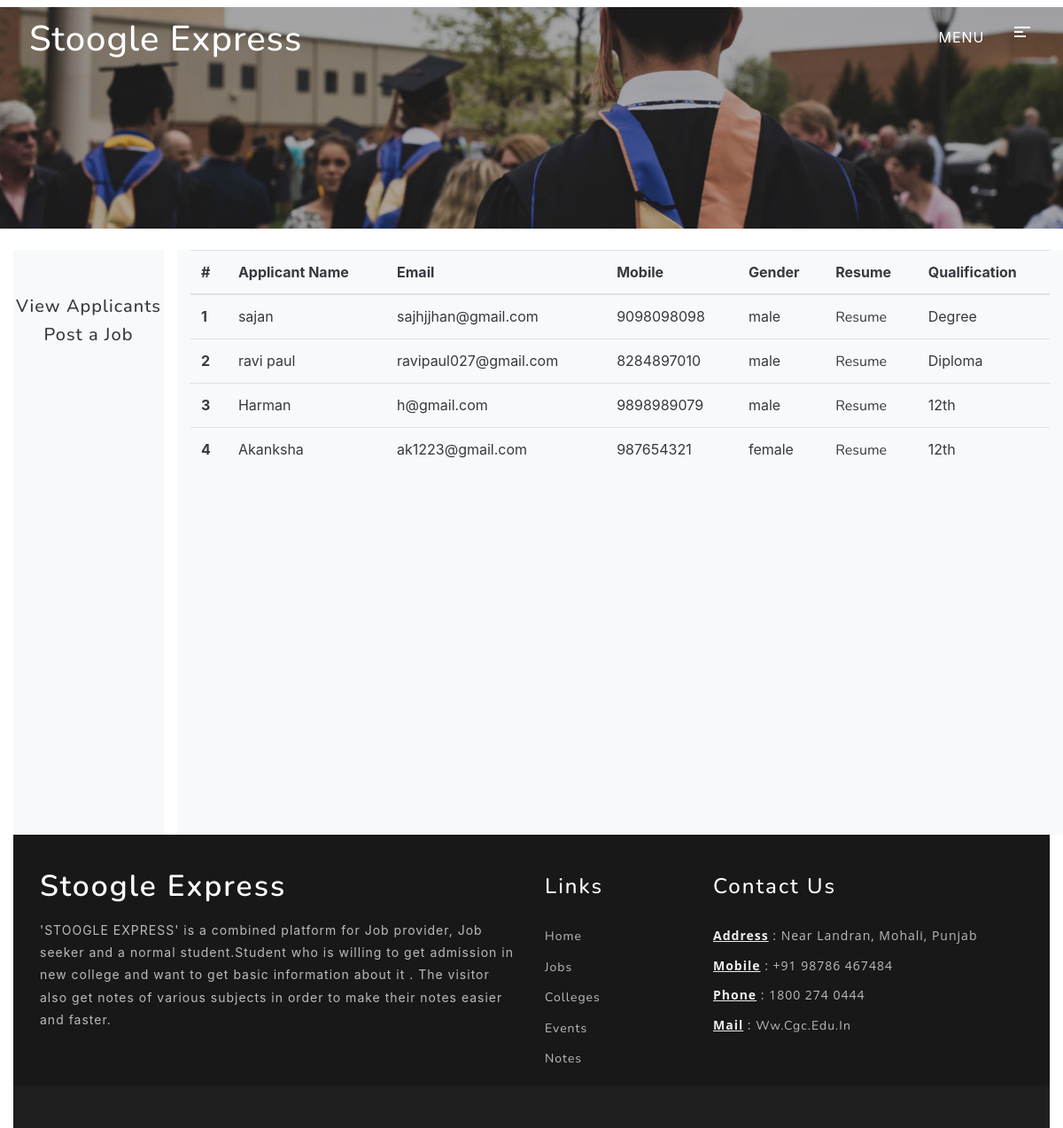
The app's page /profile.php with its own data.
### tables this page shows
CREATE TABLE `student` (
  `name` varchar(255) NOT NULL,
  `email` varchar(255) NOT NULL,
  `mobile` bigint(255) NOT NULL,
  `gender` varchar(255) NOT NULL,
  `resume` varchar(2000) NOT NULL,
  `qual` varchar(255) NOT NULL
);

### profile.php (the view, shortened to what this page needs)
  <?php
    include("header.php");
 ?>
 <?php
                  $r=1;
                  $con=mysqli_connect("localhost","root","","stoogle");
          $sel="select * from  student ORDER BY name DESC ";
          $run=mysqli_query($con,$sel);
        ?>
<!DOCTYPE html>
<html>
<head>
	<link rel="stylesheet" href="https://stackpath.bootstrapcdn.com/bootstrap/4.3.1/css/bootstrap.min.css">
</head>
<body>
<br>
	<div class="container-fluid">
		<div class="row">
			<div class="leftpane col-xl-2 col-lg-2 col-sm-2 text-dark text-center">
				<div class="contentbox pt-5 pb-5 bg-light">
					<div class="box mt-1 " data-target="#upload"><h5>View Applicants </h5></div>
					<div class="box mt-1"><a href="#" data-toggle="modal" data-target="#upload"><h5>Post a Job</h5></a></div>
				</div>
			</div>
			<div id="fill" class="col-lg-10 col-xl-10 col-sm-10 bg-light text-dark" area-hidden="true" >
				<table class="table text-dark">
				  <thead>
				    <tr>
				      <th scope="col">#</th>
				      <th scope="col">Applicant Name</th>
				      <th scope="col">Email</th>
				      <th scope="col">Mobile</th>
				      <th scope="col">Gender</th>
				      <th scope="col">Resume</th>
				      <th scope="col">Qualification</th>
				    </tr>
				  </thead>
				  <tbody>
				    <tr>   <?php
          while($row=mysqli_fetch_array($run))
          {
              ?>
				      <th scope="row"><?php echo $r ?></th>
				      <td><?php echo $row['name']; ?></td>
				      <td><?php echo $row['email']; ?></td>
				      <td><?php echo $row['mobile']; ?></td>
				      <td><?php echo $row['gender']; ?></td>
                      <td ><a href="<?php echo $row['resume']; ?>"><?php  $row['resume']; ?>Resume</td></a>
				      <td><?php echo $row['qual']; ?></td>
				    </tr>
                <?php  $r++;} ?>
				  </tbody>
				</table>
			</div>
	</div>
</body>
</html>
	  <?php
    include("footer.php");
 ?>

### css/style.css (style rules this page uses)
* { margin: 0; padding: 0; }
html, body { margin: 0; font-size: 100%; font-family: 'Nunito', sans-serif; background: #fff; }
body a { text-decoration: none; transition: 0.5s all; -webkit-transition: 0.5s all; -moz-transition: 0.5s all; -o-transition: 0.5s all; -ms-transition: 0.5s all; font-family: 'Nunito', sans-serif; }
h1, h2, h3, h4, h5, h6 { margin: 0; font-family: 'Nunito', sans-serif; letter-spacing: 1px; }

### profile.php (style rules this page uses)
* { margin: 0; padding: 0; }
.contentbox { height: 660px; }
a { color: inherit; }

### records on screen
student: name "sajan", email "sajhjjhan@gmail.com", mobile "9098098098", gender "male", qual "Degree"
student: name "ravi paul", email "ravipaul027@gmail.com", mobile "8284897010", gender "male", qual "Diploma"
student: name "Harman", email "h@gmail.com", mobile "9898989079", gender "male", qual "12th"
student: name "Akanksha", email "ak1223@gmail.com", mobile "987654321", gender "female", qual "12th"
